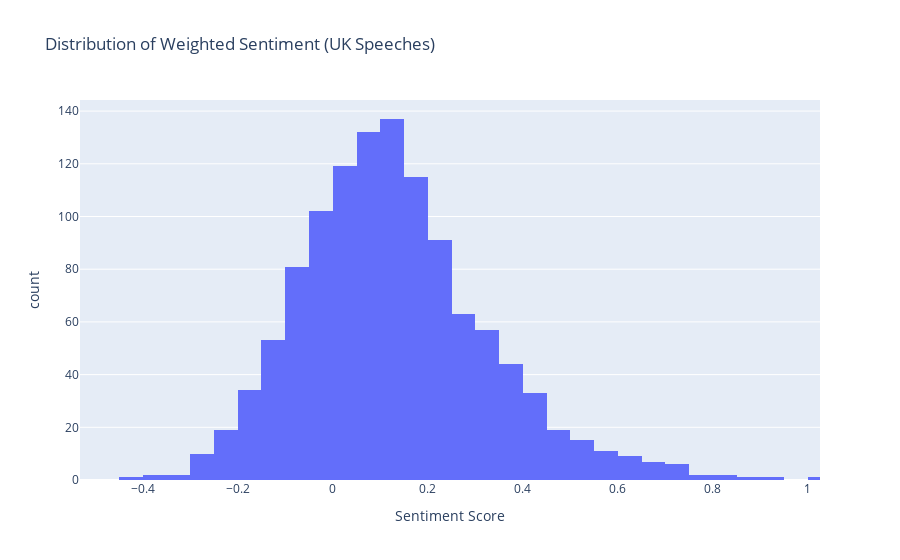
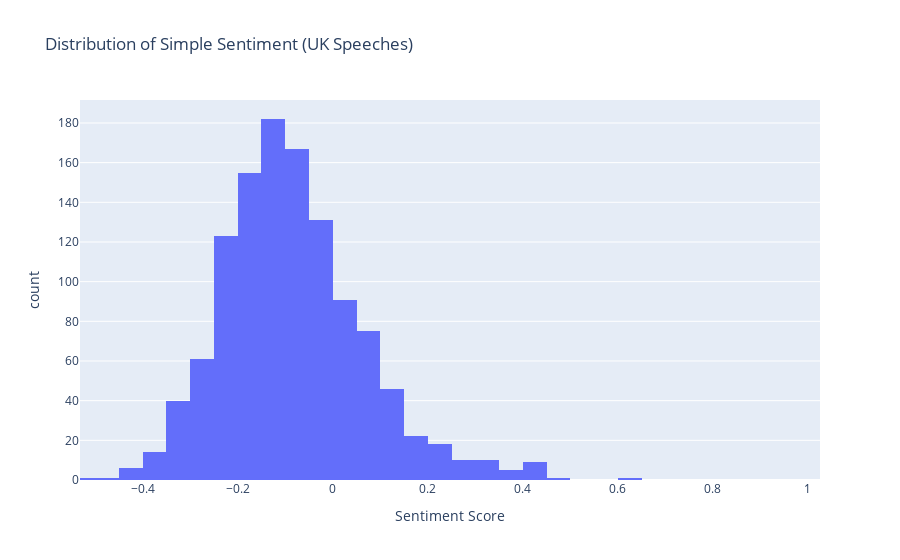

Notebook code for these charts, in order:
### Code cell
# Define common bin range based on both sentiment columns
min_val = min(uk_speeches['sentiment_lexicon_weighted'].min(), uk_speeches['sentiment_lexicon_simple'].min())
max_val = max(uk_speeches['sentiment_lexicon_weighted'].max(), uk_speeches['sentiment_lexicon_simple'].max())

# Create uniform bin edges (e.g., 50 bins)
bin_edges = np.linspace(min_val, max_val, 51)  # 50 bins = 51 edges

# Histogram: Weighted Sentiment
fig_weighted = px.histogram(
    uk_speeches,
    x='sentiment_lexicon_weighted',
    nbins=50,
    title='Distribution of Weighted Sentiment (UK Speeches)',
    labels={'sentiment_lexicon_weighted': 'Sentiment Score'}
)
fig_weighted.update_xaxes(range=[min_val, max_val])
fig_weighted.show()

# Histogram: Simple Sentiment
fig_simple = px.histogram(
    uk_speeches,
    x='sentiment_lexicon_simple',
    nbins=50,
    title='Distribution of Simple Sentiment (UK Speeches)',
    labels={'sentiment_lexicon_simple': 'Sentiment Score'}
)
fig_simple.update_xaxes(range=[min_val, max_val])
fig_simple.show()

### Figure 1 — Plotly figure (JSON) as saved in the notebook; plotly's stock layout.template omitted (floating-point values rounded to 4 significant figures; data arrays with more than 128 entries replaced by an {"elided": "..."} marker saying what was removed)
{"data": [{"alignmentgroup": "True", "bingroup": "x", "hovertemplate": "Sentiment Score=%{x}<br>count=%{y}<extra></extra>", "legendgroup": "", "marker": {"color": "#636efa", "pattern": {"shape": ""}}, "name": "", "nbinsx": 50, "offsetgroup": "", "orientation": "v", "showlegend": false, "type": "histogram", "x": {"elided": "1169 float values"}, "xaxis": "x", "yaxis": "y"}], "layout": {"barmode": "relative", "legend": {"tracegroupgap": 0}, "title": {"text": "Distribution of Weighted Sentiment (UK Speeches)"}, "xaxis": {"anchor": "y", "domain": [0, 1], "range": [-0.5321, 1.026], "title": {"text": "Sentiment Score"}}, "yaxis": {"anchor": "x", "domain": [0, 1], "title": {"text": "count"}}}}

### Figure 2 — Plotly figure (JSON) as saved in the notebook; plotly's stock layout.template omitted (floating-point values rounded to 4 significant figures; data arrays with more than 128 entries replaced by an {"elided": "..."} marker saying what was removed)
{"data": [{"alignmentgroup": "True", "bingroup": "x", "hovertemplate": "Sentiment Score=%{x}<br>count=%{y}<extra></extra>", "legendgroup": "", "marker": {"color": "#636efa", "pattern": {"shape": ""}}, "name": "", "nbinsx": 50, "offsetgroup": "", "orientation": "v", "showlegend": false, "type": "histogram", "x": {"elided": "1169 float values"}, "xaxis": "x", "yaxis": "y"}], "layout": {"barmode": "relative", "legend": {"tracegroupgap": 0}, "title": {"text": "Distribution of Simple Sentiment (UK Speeches)"}, "xaxis": {"anchor": "y", "domain": [0, 1], "range": [-0.5321, 1.026], "title": {"text": "Sentiment Score"}}, "yaxis": {"anchor": "x", "domain": [0, 1], "title": {"text": "count"}}}}
